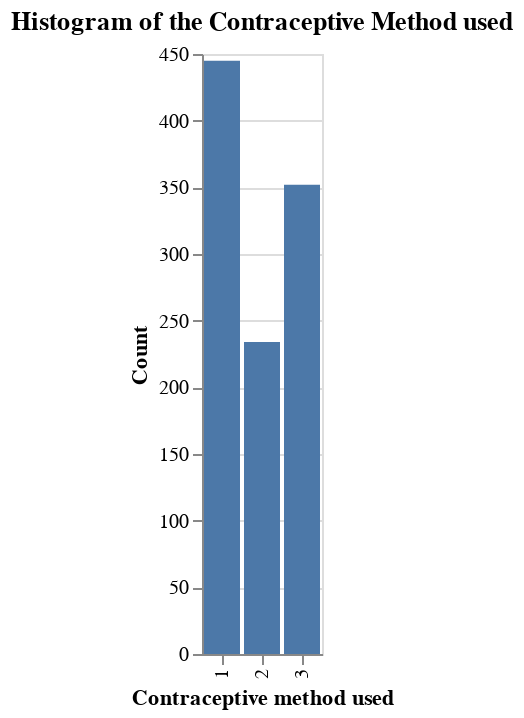

The code cell stored with this chart in its notebook:
### Code cell
alt.Chart(train_df, title="Histogram of the Contraceptive Method used").mark_bar().encode(
    x=alt.X("Contraceptive_method_used", title="Contraceptive method used", type="nominal"),
    y=alt.Y("count()", title="Count"),
)

### Figure 1 — Vega-Lite specification as saved in the notebook (floating-point values rounded to 4 significant figures; data arrays with more than 128 entries replaced by an {"elided": "..."} marker saying what was removed)
{"$schema": "https://vega.github.io/schema/vega-lite/v4.8.1.json", "config": {"view": {"continuousHeight": 300, "continuousWidth": 400}}, "data": {"name": "data-ef97d55f49947803b2e3f90a33cc2dfc"}, "datasets": {"data-ef97d55f49947803b2e3f90a33cc2dfc": {"elided": "1031 records"}}, "encoding": {"x": {"field": "Contraceptive_method_used", "title": "Contraceptive method used", "type": "nominal"}, "y": {"aggregate": "count", "title": "Count", "type": "quantitative"}}, "mark": "bar", "title": "Histogram of the Contraceptive Method used"}
